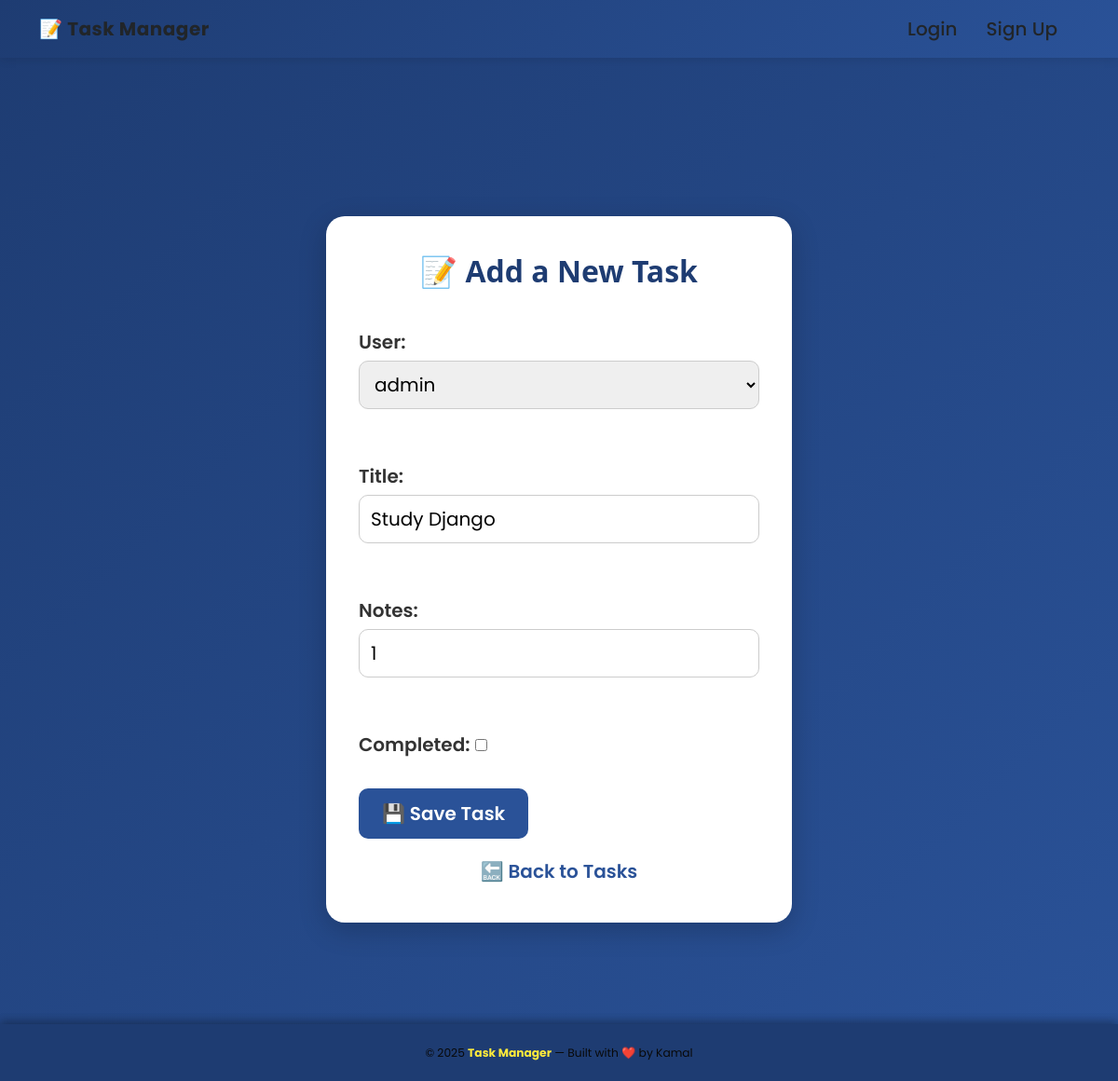
Page /tasks/edit/1 on the earlier database version.
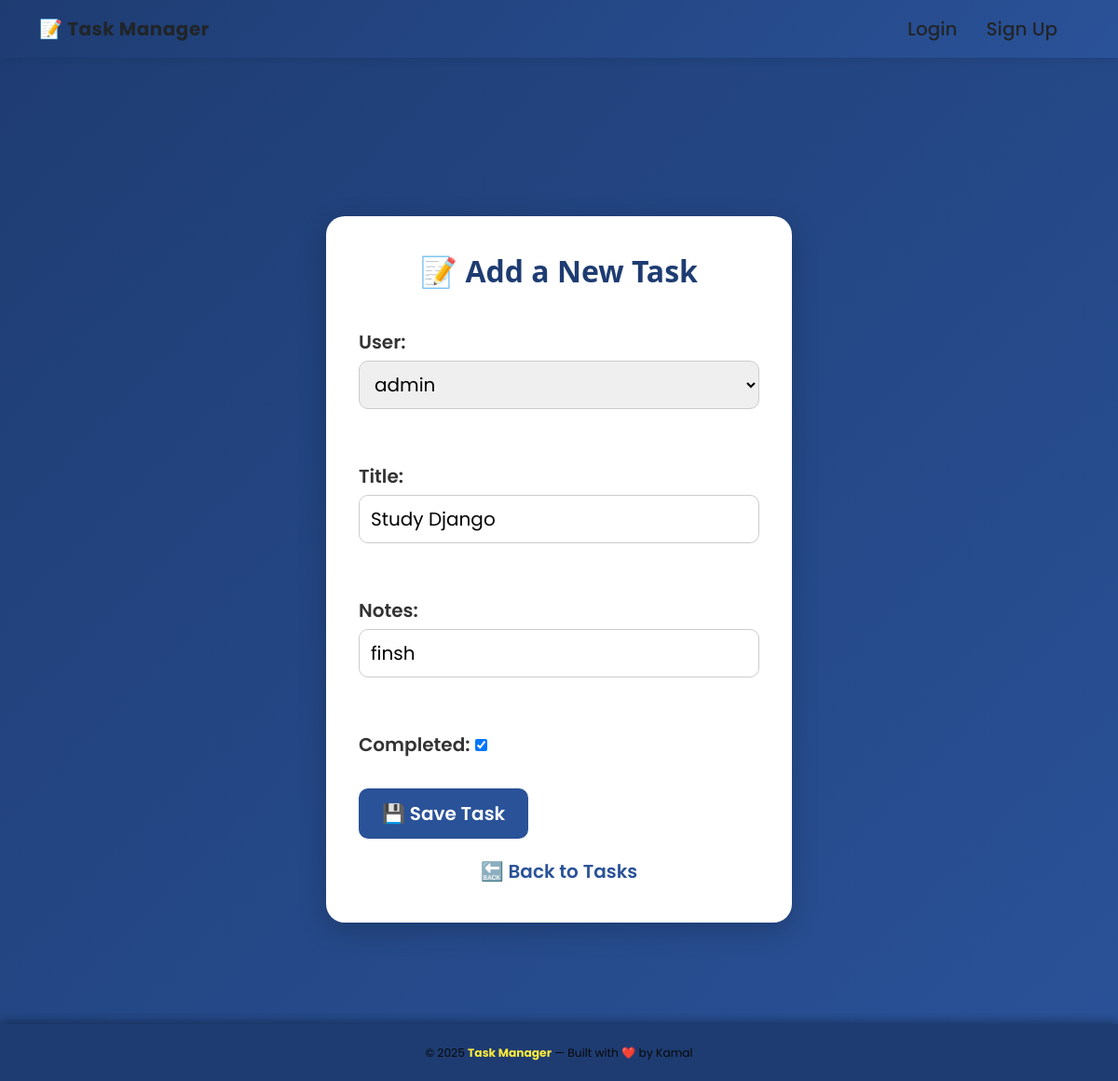
Same page on the later database version.
### tasks/models.py (models this page shows)
class Task(models.Model):
    user = models.ForeignKey(User,on_delete=models.CASCADE, related_name='task_user',null=True,blank=True )
    title = models.CharField(max_length=225)
    notes = models.CharField(max_length=500, null=True, blank=True)
    completed = models.BooleanField(default=False)

### tasks/views.py (the view)
# urls.py: path('edit/<int:pk>',TaskUpdate.as_view(), name='task_update'),
class TaskUpdate(UpdateView):
    model = Task
    form_class = TaskForm
    template_name = 'tasks/task_form.html'
    success_url =reverse_lazy('tasks:task_list')

### tasks/forms.py
class TaskForm(forms.ModelForm):
    class Meta :
        model =Task
        fields ='__all__'

### tasks/templates/tasks/task_form.html (shortened to what this page needs)
{% extends 'base.html' %}
{% block body %}
<div class="form-container">
  <h2>📝 Add a New Task</h2>
  <form method="post">
    {{ form.as_p }}
    <button type="submit">💾 Save Task</button>
  </form>
  <a href="{% url 'tasks:task_list' %}" class="back-link">🔙 Back to Tasks</a>
</div>
<footer>
  <div class="container">
    <small>© 2025 <strong>Task Manager</strong> — Built with ❤️ by Kamal</small>
  </div>
</footer>
{% endblock %}

Differences in the rows shown:
changed Task "admin": notes "1" → "finsh"; completed "☐" → "☑"
